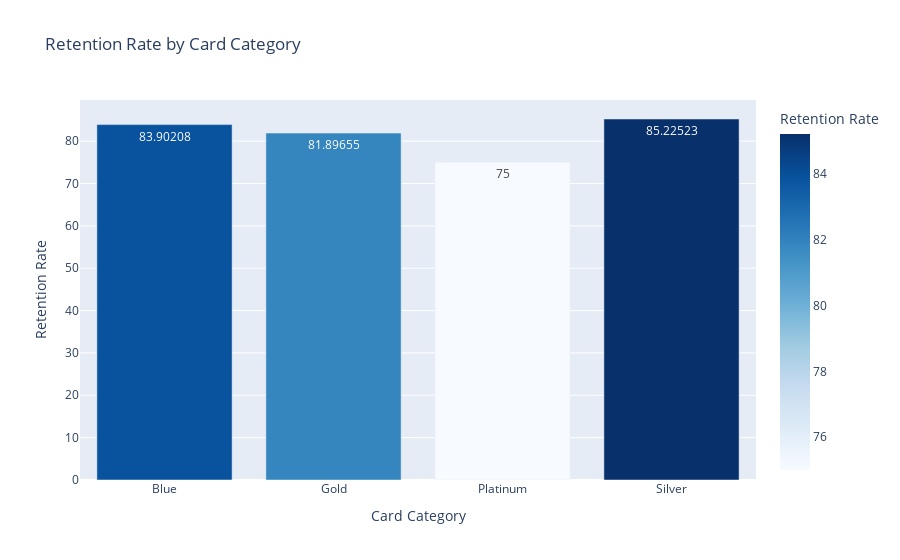

Notebook code cell kept with this figure:
### Markdown cell above
Building on the previous visualisation I want to see the percentage of customer rentention by card category.

### Code cell
fig = px.bar(
    retention_rate,
    x="Card Category",
    y="Retention Rate",
    title="Retention Rate by Card Category",
    text_auto=True,
    color="Retention Rate",
    color_continuous_scale="Blues"
)
fig.show()

### Figure 1 — Plotly figure (JSON) as saved in the notebook; plotly's stock layout.template omitted (floating-point values rounded to 4 significant figures)
{"data": [{"hovertemplate": "Card Category=%{x}<br>Retention Rate=%{marker.color}<extra></extra>", "legendgroup": "", "marker": {"color": [83.9, 81.9, 75.0, 85.23], "coloraxis": "coloraxis", "pattern": {"shape": ""}}, "name": "", "orientation": "v", "showlegend": false, "textposition": "auto", "texttemplate": "%{y}", "type": "bar", "x": ["Blue", "Gold", "Platinum", "Silver"], "xaxis": "x", "y": [83.9, 81.9, 75.0, 85.23], "yaxis": "y"}], "layout": {"barmode": "relative", "coloraxis": {"colorbar": {"title": {"text": "Retention Rate"}}, "colorscale": [[0, "rgb(247,251,255)"], [0.125, "rgb(222,235,247)"], [0.25, "rgb(198,219,239)"], [0.375, "rgb(158,202,225)"], [0.5, "rgb(107,174,214)"], [0.625, "rgb(66,146,198)"], [0.75, "rgb(33,113,181)"], [0.875, "rgb(8,81,156)"], [1, "rgb(8,48,107)"]]}, "legend": {"tracegroupgap": 0}, "title": {"text": "Retention Rate by Card Category"}, "xaxis": {"anchor": "y", "domain": [0, 1], "title": {"text": "Card Category"}}, "yaxis": {"anchor": "x", "domain": [0, 1], "title": {"text": "Retention Rate"}}}}
